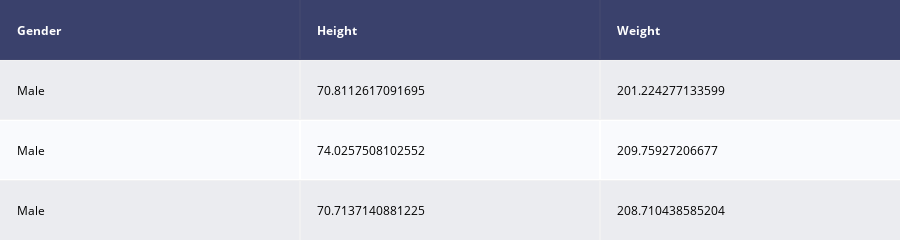

Notebook code cell kept with this figure:
### Code cell
dat = ff.create_table(df1.sample(frac=1).head(3))
py.iplot(dat)

### Figure 1 — Plotly figure (JSON) as saved in the notebook; plotly's stock layout.template omitted (floating-point values rounded to 4 significant figures)
{"data": [{"colorscale": [[0, "#00083e"], [0.5, "#ededee"], [1, "#ffffff"]], "hoverinfo": "none", "opacity": 0.75, "showscale": false, "type": "heatmap", "z": [[0, 0, 0], [0.5, 0.5, 0.5], [1, 1, 1], [0.5, 0.5, 0.5]]}], "layout": {"annotations": [{"align": "left", "font": {"color": "#ffffff"}, "showarrow": false, "text": "<b>Gender</b>", "x": -0.45, "xanchor": "left", "xref": "x", "y": 0, "yref": "y"}, {"align": "left", "font": {"color": "#ffffff"}, "showarrow": false, "text": "<b>Height</b>", "x": 0.55, "xanchor": "left", "xref": "x", "y": 0, "yref": "y"}, {"align": "left", "font": {"color": "#ffffff"}, "showarrow": false, "text": "<b>Weight</b>", "x": 1.55, "xanchor": "left", "xref": "x", "y": 0, "yref": "y"}, {"align": "left", "font": {"color": "#000000"}, "showarrow": false, "text": "Male", "x": -0.45, "xanchor": "left", "xref": "x", "y": 1, "yref": "y"}, {"align": "left", "font": {"color": "#000000"}, "showarrow": false, "text": "70.8112617091695", "x": 0.55, "xanchor": "left", "xref": "x", "y": 1, "yref": "y"}, {"align": "left", "font": {"color": "#000000"}, "showarrow": false, "text": "201.224277133599", "x": 1.55, "xanchor": "left", "xref": "x", "y": 1, "yref": "y"}, {"align": "left", "font": {"color": "#000000"}, "showarrow": false, "text": "Male", "x": -0.45, "xanchor": "left", "xref": "x", "y": 2, "yref": "y"}, {"align": "left", "font": {"color": "#000000"}, "showarrow": false, "text": "74.0257508102552", "x": 0.55, "xanchor": "left", "xref": "x", "y": 2, "yref": "y"}, {"align": "left", "font": {"color": "#000000"}, "showarrow": false, "text": "209.75927206677", "x": 1.55, "xanchor": "left", "xref": "x", "y": 2, "yref": "y"}, {"align": "left", "font": {"color": "#000000"}, "showarrow": false, "text": "Male", "x": -0.45, "xanchor": "left", "xref": "x", "y": 3, "yref": "y"}, {"align": "left", "font": {"color": "#000000"}, "showarrow": false, "text": "70.7137140881225", "x": 0.55, "xanchor": "left", "xref": "x", "y": 3, "yref": "y"}, {"align": "left", "font": {"color": "#000000"}, "showarrow": false, "text": "208.710438585204", "x": 1.55, "xanchor": "left", "xref": "x", "y": 3, "yref": "y"}], "height": 170, "margin": {"b": 0, "l": 0, "r": 0, "t": 0}, "xaxis": {"dtick": 1, "gridwidth": 2, "showticklabels": false, "tick0": -0.5, "ticks": "", "zeroline": false}, "yaxis": {"autorange": "reversed", "dtick": 1, "gridwidth": 2, "showticklabels": false, "tick0": 0.5, "ticks": "", "zeroline": false}}}
